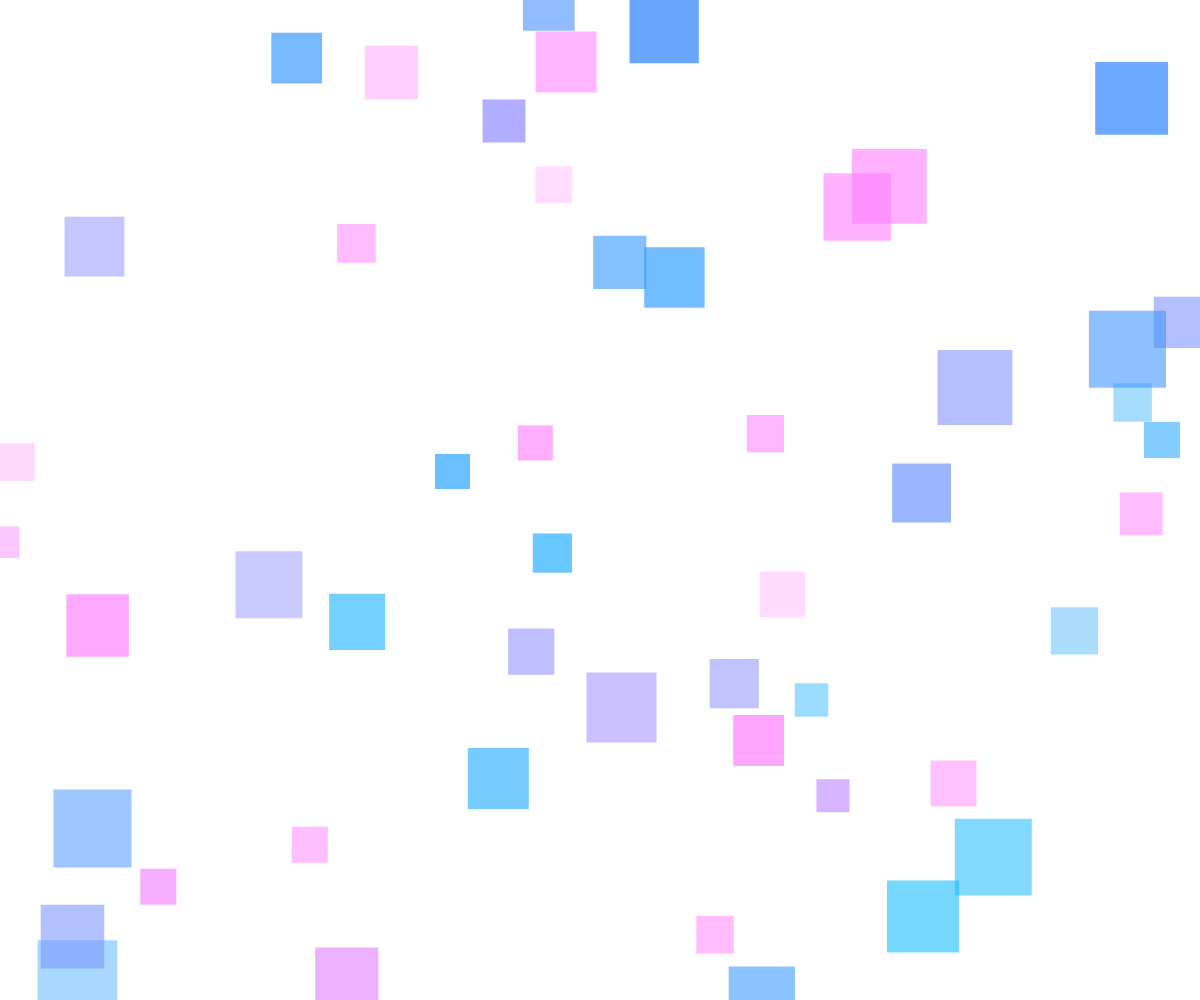
Frame 1 (no input)
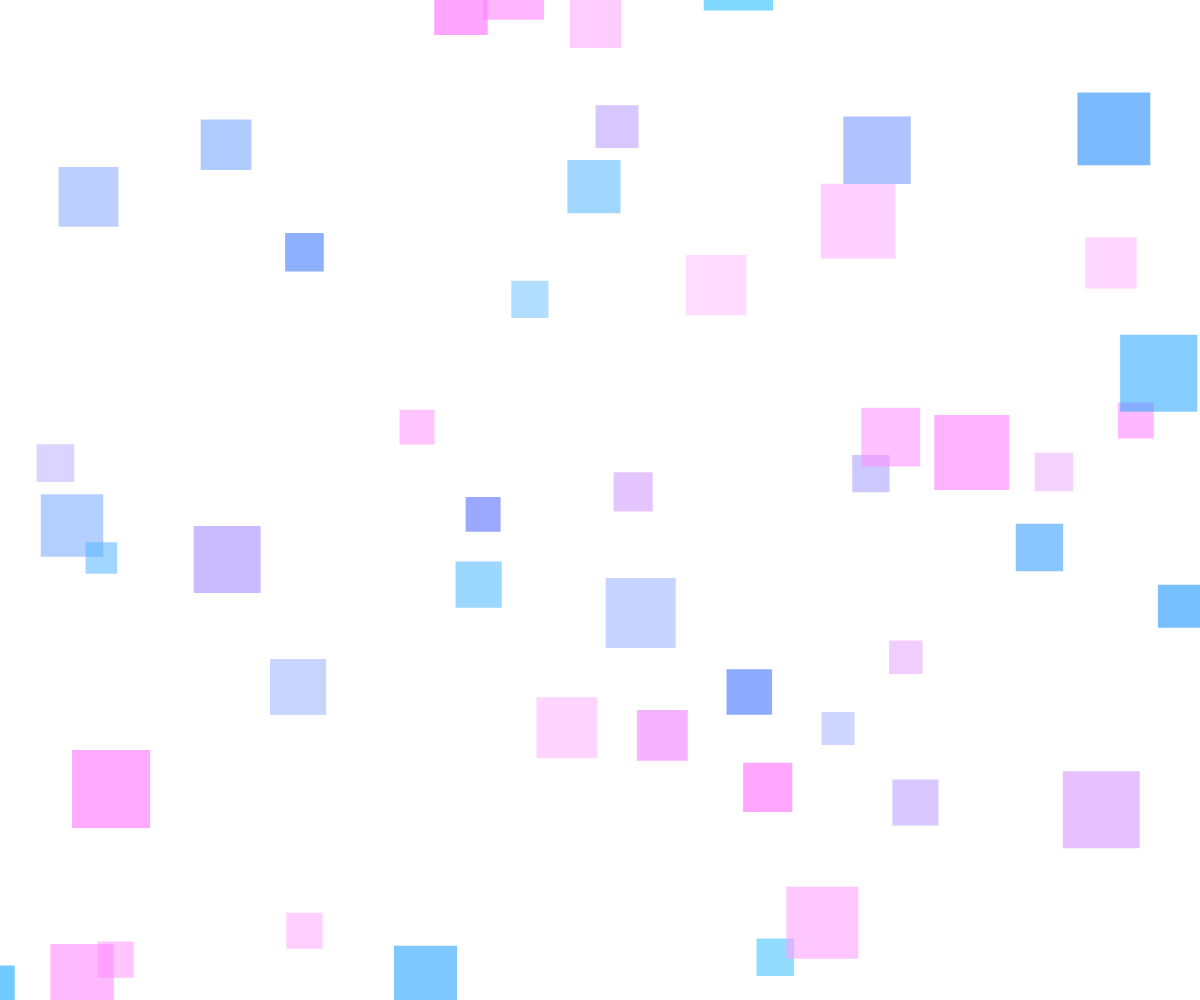
Frame 60 (no input)
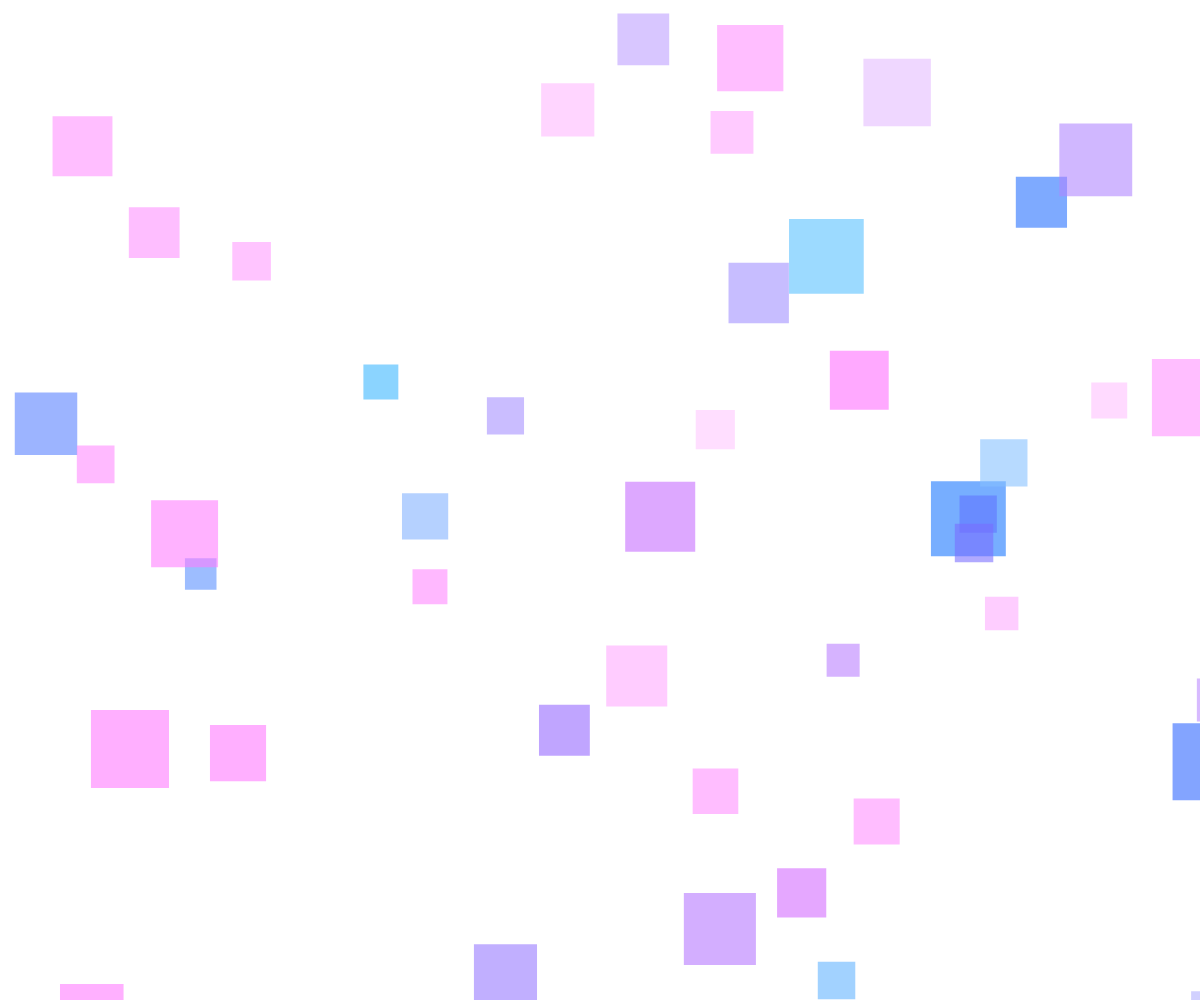
Frame 120 (the mouse pressed at the canvas centre since frame 60)

The p5.js sketch that drew these frames (run headless with seeded random() and noise() and a simulated clock; from frame 60 on, the mouse is pressed at the canvas centre):

// p5.js sketch
// ── sketch.js
let squares = [];

function setup() {
  createCanvas(windowWidth, windowHeight);
  rectMode(CENTER);
  noStroke();
  generateSquares();
}

function draw() {
  background(255);
  drawSquares();
  moveSquares();
  checkEdges();
}

function generateSquares() {
  let numSquares = 50;
  for (let i = 0; i < numSquares; i++) {
    let x = random(width);
    let y = random(height);
    let size = random(30, 80);
    let speed = random(0.5, 2);
    let direction = random(TWO_PI);
    let square = { x, y, size, speed, direction };
    squares.push(square);
  }
}

function drawSquares() {
  squares.forEach(square => {
    fill(random(0, 400), random(100, 200), random(300, 500), 150);
    rect(square.x, square.y, square.size, square.size);
  });
}

function moveSquares() {
  squares.forEach(square => {
    let vx = cos(square.direction) * square.speed;
    let vy = sin(square.direction) * square.speed;
    square.x += vx;
    square.y += vy;
  });
}

function checkEdges() {
  squares.forEach(square => {
    if (square.x < -square.size) {
      square.x = width + square.size;
    } else if (square.x > width + square.size) {
      square.x = -square.size;
    }
    if (square.y < -square.size) {
      square.y = height + square.size;
    } else if (square.y > height + square.size) {
      square.y = -square.size;
    }
  });
}
